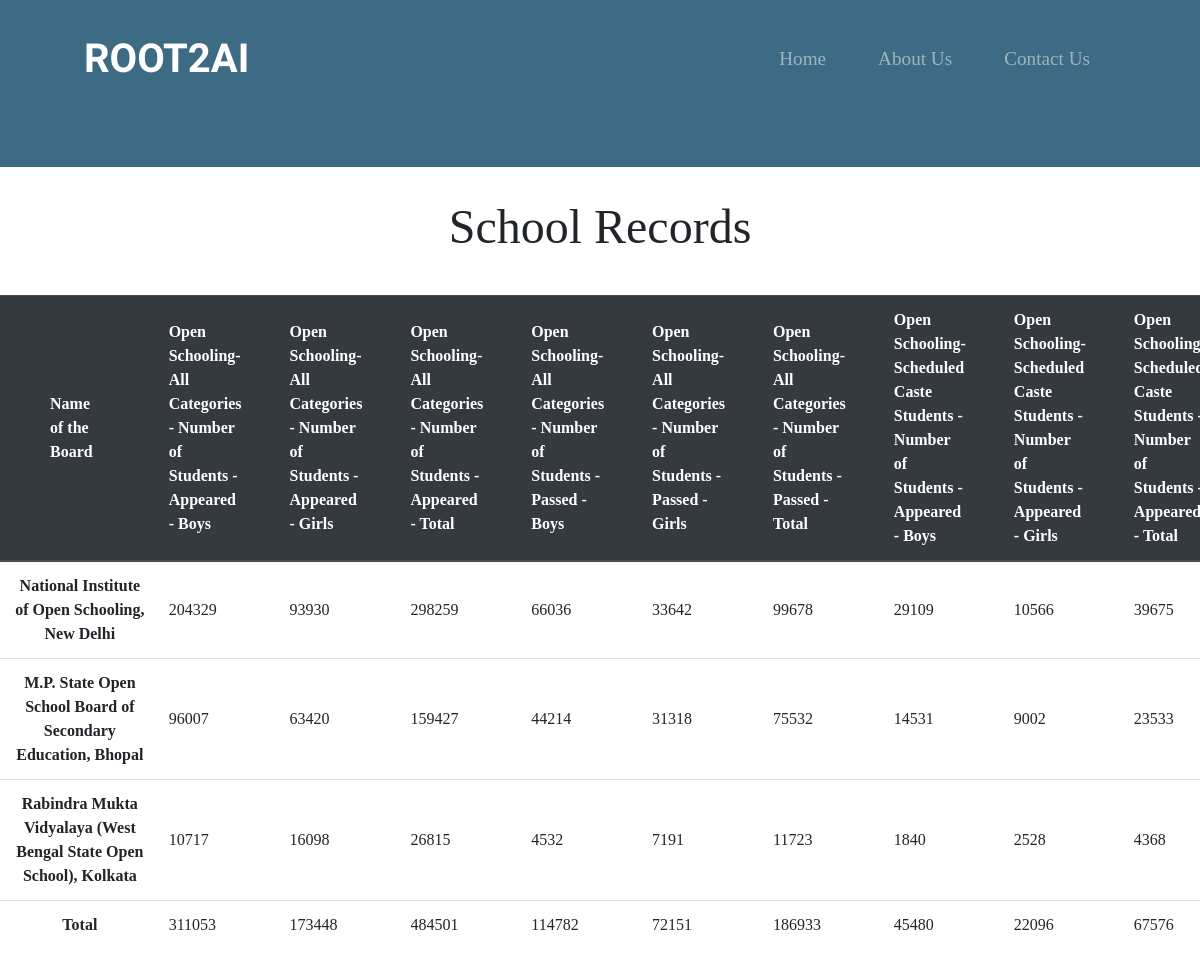
The page / on the database its author committed.
### school/models.py (models this page shows)
class Record(models.Model):
    a=models.CharField(max_length=64)
    b=models.IntegerField()
    c=models.IntegerField()
    d=models.IntegerField()
    e=models.IntegerField()
    f=models.IntegerField()
    g=models.IntegerField()
    h=models.IntegerField()
    i=models.IntegerField()
    j=models.IntegerField()
    k=models.IntegerField()
    l=models.IntegerField()
    m=models.IntegerField()
    n=models.IntegerField()
    o=models.IntegerField()
    p=models.IntegerField()
    q=models.IntegerField()
    r=models.IntegerField()
    s=models.IntegerField()

### school/views.py (the view)
# urls.py: path('', views.index),
def index(request):
    records=Record.objects.all()
    return render(request,'index.html',{'records':records})

### templates/index.html (shortened to what this page needs)
<!DOCTYPE html>
{% load static %}
<html lang="en" dir="ltr">
  <head>
    <link rel="stylesheet" href="https://cdn.jsdelivr.net/npm/bootstrap@4.6.0/dist/css/bootstrap.min.css">
    <link rel="stylesheet" href="{% static 'css/style.css' %}">
  </head>
  <body>
    <section id="title" >
    <div class="container-fluid">
      <nav class="navbar navbar-expand-lg navbar-dark ">
        <a class="navbar-brand "href="" style="font-family: 'Acme', sans-serif;"> ROOT2AI </a>
        <div class="collapse navbar-collapse" id="navbarTogglerDemo01">
        <ul class="navbar-nav ml-auto">
          <li class="nav-item">
            <a class="nav-link "href="">Home</a>
          </li>
          <li class="nav-item">
            <a class="nav-link "href="">About Us</a>
          </li>
          <li class="nav-item">
            <a class="nav-link "href="">Contact Us</a>
          </li>
        </ul>
        </div>
      </nav>
    </div>
    </section>
<br>
<h1 align='center'>School Records</h1>
<div class="custable" style="overflow-x:auto;">
  {% if records %}
    <table class="table table-hover">
      <thead class="thead-dark">
        <tr>
        <th style="padding-left:50px;padding-right:40px;" class="align-middle" > Name of the Board<th>
        <th class="align-middle" >Open Schooling-All Categories - Number of Students - Appeared - Boys<th>
        <th class="align-middle">Open Schooling-All Categories - Number of Students - Appeared - Girls	<th>
        <th class="align-middle">Open Schooling-All Categories - Number of Students - Appeared - Total	<th>
        <th class="align-middle">Open Schooling-All Categories - Number of Students - Passed - Boys<th>
        <th class="align-middle">Open Schooling-All Categories - Number of Students - Passed - Girls<th>
        <th class="align-middle">Open Schooling-All Categories - Number of Students - Passed - Total	<th>
        <th>Open Schooling-Scheduled Caste Students - Number of Students - Appeared - Boys<th>
        <th>Open Schooling-Scheduled Caste Students - Number of Students - Appeared - Girls<th>
        <th>Open Schooling-Scheduled Caste Students - Number of Students - Appeared - Total	<th>
        </tr>
      </thead>
      <tbody>
      {% for rec in records %}
        <tr>
          <th colspan="2" style="padding-left:15px;text-align:center;">{{rec.a}}</td>
          <td colspan="2" class="align-middle">{{rec.b}}</td>
          <td colspan="2" class="align-middle">{{rec.c}}</td>
          <td colspan="2" class="align-middle">{{rec.d}}</td>
          <td colspan="2"class="align-middle">{{rec.e}}</td>
          <td colspan="2" class="align-middle">{{rec.f}}</td>
          <td colspan="2" class="align-middle">{{rec.g}}</td>
          <td colspan="2" class="align-middle">{{rec.h}}</td>
          <td colspan="2" class="align-middle">{{rec.i}}</td>
          <td colspan="2" class="align-middle">{{rec.j}}</td>
        </tr>
      {% endfor %}
    </tbody>
    </table>
    {% else %}
      <p>No Records Found</p>
  {% endif %}
</div>
</body>
</html>

### static/css/style.css (style rules this page uses)
body { font-family: "Montserrat"; }
#title { background-color: #3C6B83; color: #fff; }
.container-fluid { padding: 2% 7% 0.1% ; }
h1 { font-family: "Montserrat-Black"; font-size: 3rem; line-height: 1.5; }
.navbar { padding :0 0 4.5rem; }
.navbar-brand { font-family: Ubuntu; font-size: 2.5rem; font-weight: bold; }
.nav-item { padding: 0 18px; }
.nav-link { font-size: 1.2rem; font-family: "Montserrat-light" }
.custable { padding: 2% 0; }

### rows shown on the page
Record: a "National Institute of Open Schooling, New Delhi", b "204329", c "93930", d "298259", e "66036", f "33642", g "99678", h "29109", i "10566", j "39675"
Record: a "M.P. State Open School Board of Secondary Education, Bhopal", b "96007", c "63420", d "159427", e "44214", f "31318", g "75532", h "14531", i "9002", j "23533"
Record: a "Rabindra Mukta Vidyalaya (West Bengal State Open School), Kolkata", b "10717", c "16098", d "26815", e "4532", f "7191", g "11723", h "1840", i "2528", j "4368"
Record: a "Total", b "311053", c "173448", d "484501", e "114782", f "72151", g "186933", h "45480", i "22096", j "67576"
